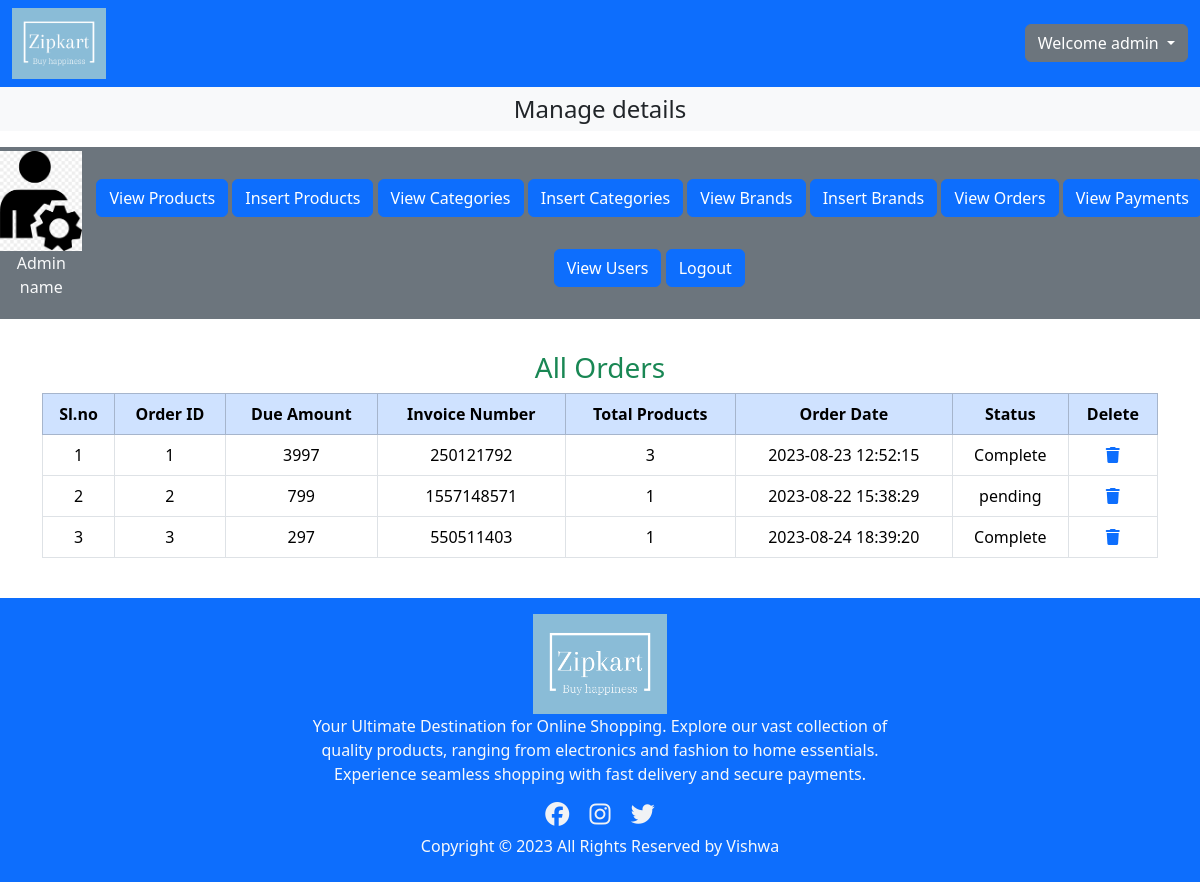
Screenshot of /admin/index.php?view_orders (signed in) with the database file from the repository.
### tables this page shows
CREATE TABLE `user_orders` (
  `order_id` int(11) NOT NULL,
  `user_id` int(11) NOT NULL,
  `amount_due` int(255) NOT NULL,
  `invoice_number` int(255) NOT NULL,
  `total_products` int(255) NOT NULL,
  `order_date` timestamp NOT NULL DEFAULT current_timestamp() ON UPDATE current_timestamp(),
  `order_status` varchar(255) NOT NULL
);

### admin/view_orders.php (the view, shortened to what this page needs)
<h3 class="text-center text-success">
    All Orders
</h3>
<div class="table-responsive">
    <table class="table table-bordered text-center">
        <thead>
            <tr class="table-primary">
                <th>Sl.no</th>
                <th>Order ID</th>
                <th>Due Amount</th>
                <th>Invoice Number</th>
                <th>Total Products</th>
                <th>Order Date</th>
                <th>Status</th>
                <th>Delete</th>
            </tr>
        </thead>
        <tbody>
            <?php
            $number = 1;
            $orders = "select * from `user_orders`";
            $result = mysqli_query($con, $orders);
            $num_rows = mysqli_num_rows($result);
            if ($num_rows == 0) {
                echo "<h3 class='text-danger text-center mt-5'>No orders yet</h3>";
            } else {
                while ($data = mysqli_fetch_assoc($result)) {
                    $id = $data['order_id'];
                    $amount = $data['amount_due'];
                    $invoice = $data['invoice_number'];
                    $products = $data['total_products'];
                    $date = $data['order_date'];
                    $status = $data['order_status'];
                    $modal_name='exampleModal'.$id;
                    $target_modal='#'.$modal_name;
                    echo "<tr>
                <td>$number</td>
                <td>$id</td>
                <td>$amount</td>
                <td>$invoice</td>
                <td>$products</td>
                <td>$date</td>
                <td>$status</td>
                <td><a href='index.php?delete_order=$id' type='button' data-bs-toggle='modal' data-bs-target=$target_modal><i class='fa-solid fa-trash'></i></a></td>
                </tr>
                <div class='modal fade' id=$modal_name tabindex='-1' role='dialog' aria-labelledby='exampleModalLabel'
                    aria-hidden='true'>
                    <div class='modal-dialog' role='document'>
                        <div class='modal-content'>
                            <div class='modal-body'>
                                <h6>Are you sure you want to delete this order?</h6>
                            </div>
                            <div class='modal-footer'>
                                <button type='button' class='btn btn-secondary' data-dismiss='modal'><a href='index.php?view_orders'
                                        class='text-light text-decoration-none'>No</a></button>
                                <button type='button' class='btn btn-primary'><a href='index.php?delete_order=$id'
                                        class='text-light text-decoration-none'>Yes</a></button>
                            </div>
                        </div>
                    </div>
                </div>";
                    $number++;
                }
            }
            ?>
        </tbody>
    </table>
</div>

### styles.css (style rules this page uses)
* { margin:0; padding:0; box-sizing: border-box; }

### admin/index.php (style rules this page uses)
body { overflow-x: hidden; }

### rows the page displays
user_orders: order_id "1", amount_due "3997", invoice_number "250121792", total_products "3", order_date "2023-08-23 12:52:15", order_status "Complete"
user_orders: order_id "2", amount_due "799", invoice_number "1557148571", total_products "1", order_date "2023-08-22 15:38:29", order_status "pending"
user_orders: order_id "3", amount_due "297", invoice_number "550511403", total_products "1", order_date "2023-08-24 18:39:20", order_status "Complete"

### other values shown
$name "admin"
